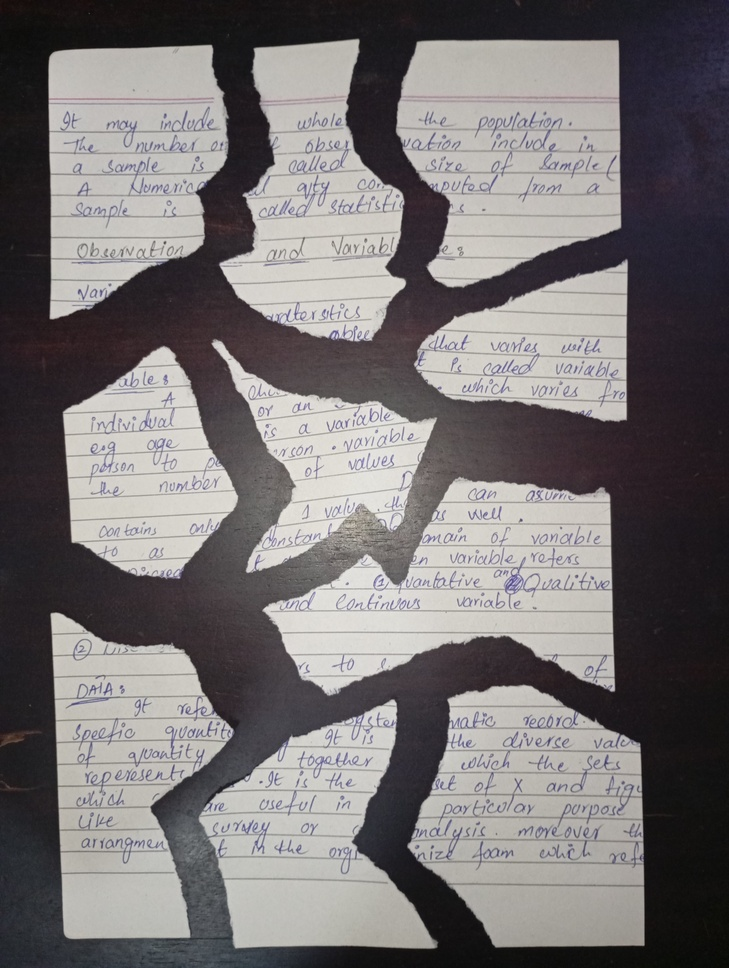
#> input picture Images/img76.jpeg, 729 x 968 px, shrunk from 3072 x 4080 before the run, found by its file name
$ jupyter execute test1.ipynb
#> lines starting #> are read from the running program, lines starting #| are printed output that depends on the picture; after the words box and inside, x2 and y2 are one past the last pixel; in counts of white or black regions, pixels touching at a corner belong together
[cell 1]
import cv2
import numpy as np
import matplotlib.pyplot as plt

def segment_and_reconstruct(image_path):
    # 1. Load the image
    img = cv2.imread(image_path)
#> img is the input picture: shape (968, 729, 3); mean B, G, R 115.7, 115, 118.9
    if img is None:
        print("Error: Image could not be loaded.")
        return

    h, w, c = img.shape
#> h = 968; w = 729; c = 3

    # 2. Preprocess to separate paper pieces from the dark background
    gray = cv2.cvtColor(img, cv2.COLOR_BGR2GRAY)

    # Using Otsu's thresholding to separate white paper from dark gaps/wood background
    _, thresh = cv2.threshold(gray, 0, 255, cv2.THRESH_BINARY + cv2.THRESH_OTSU)
#> thresh: shape (968, 729); 50.7% white; 1298 black regions (1283 under 20 px), largest, box (x1, y1, x2, y2) and area: (0, 0, 729, 968) 342867, (374, 534, 422, 585) 937, (446, 828, 462, 859) 54

    # Clean up noise using morphological operations
    kernel = cv2.getStructuringElement(cv2.MORPH_RECT, (5, 5))
    thresh = cv2.morphologyEx(thresh, cv2.MORPH_CLOSE, kernel)
#> thresh: shape (968, 729); 51.6% white; 4 black regions, box (x1, y1, x2, y2) and area: (0, 0, 729, 968) 341138, (383, 558, 409, 584) 486, (343, 553, 349, 559) 36, (387, 545, 393, 550) 30
    thresh = cv2.morphologyEx(thresh, cv2.MORPH_OPEN, kernel)
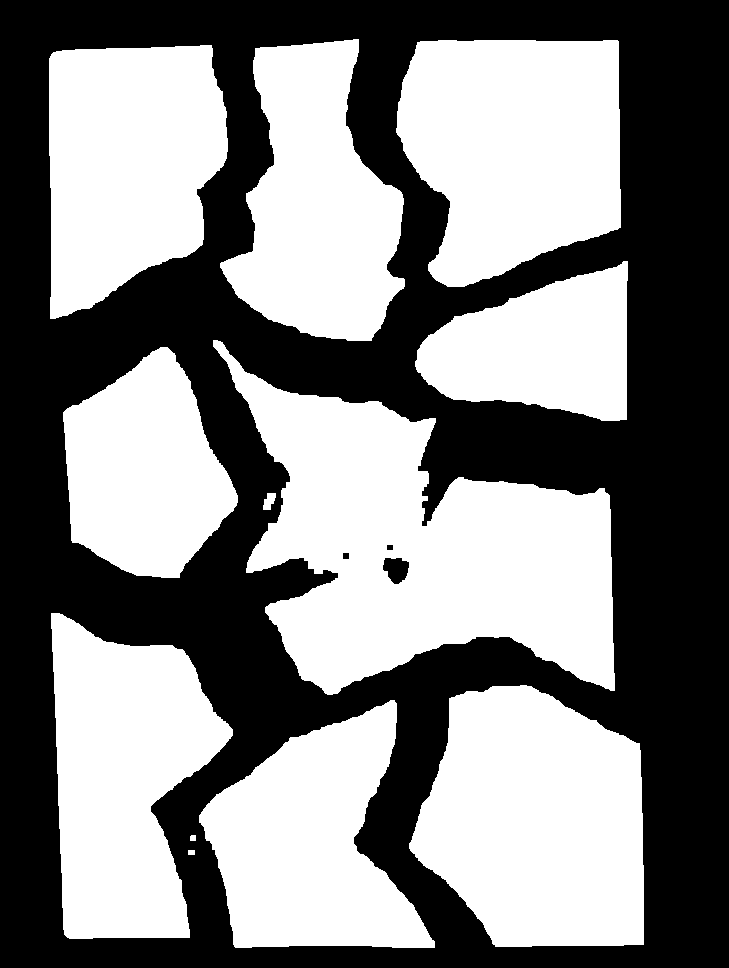
#> thresh: shape (968, 729); 51.5% white; 4 black regions

    # 3. Find individual contours of each piece of paper
    contours, _ = cv2.findContours(thresh, cv2.RETR_EXTERNAL, cv2.CHAIN_APPROX_SIMPLE)
#> contours = 12 contours; largest, box (x1, y1, x2, y2) and area: (213, 340, 615, 695) 72116, (409, 685, 644, 947) 47795, (396, 40, 621, 287) 43940, (51, 613, 233, 939) 39102, (49, 45, 228, 319) 38064

    # Filter out tiny specks or noise (keep only large fragments)
    min_area = (h * w) * 0.01  # Piece must cover at least 1% of the image area
#> min_area = 7056.7
    fragments = [c for c in contours if cv2.contourArea(c) > min_area]
#> fragments = 9 contours; largest, box (x1, y1, x2, y2) and area: (213, 340, 615, 695) 72116, (409, 685, 644, 947) 47795, (396, 40, 621, 287) 43940, (51, 613, 233, 939) 39102, (49, 45, 228, 319) 38064

    print(f"Detected {len(fragments)} distinct paper fragments.")
#| Detected 9 distinct paper fragments.

    # Base canvas to reconstruct the document onto
    # We make it slightly larger to allow for adjustments
    canvas = np.zeros((h * 2, w * 2, c), dtype=np.uint8)
    canvas_center_y, canvas_center_x = h, w
#> canvas_center_y = 968; canvas_center_x = 729

    # 4. Extract each individual fragment as its own transparent/masked layer
    fragment_layers = []
    for idx, contour in enumerate(fragments):
        # Create a mask just for this specific piece
        mask = np.zeros_like(gray)
        cv2.drawContours(mask, [contour], -1, 255, thickness=cv2.FILLED)

        # Extract the piece out into its own image layer
        piece = cv2.bitwise_and(img, img, mask=mask)

        # Get the bounding box of the piece to isolate its coordinates
        x, y, pw, ph = cv2.boundingRect(contour)
        cropped_piece = piece[y:y+ph, x:x+pw]
        cropped_mask = mask[y:y+ph, x:x+pw]

        fragment_layers.append({
            'id': idx,
            'image': cropped_piece,
            'mask': cropped_mask,
            'orig_x': x,
            'orig_y': y,
            'width': pw,
            'height': ph
        })
#> this loop made 9 passes
#> (x, y, pw, ph) on passes 1 to 9: (199, 700, 236, 248), (409, 685, 235, 262), (51, 613, 182, 326), (63, 347, 175, 231), (213, 340, 402, 355), (415, 261, 213, 160), (49, 45, 179, 274), (396, 40, 225, 247), (220, 39, 185, 302)
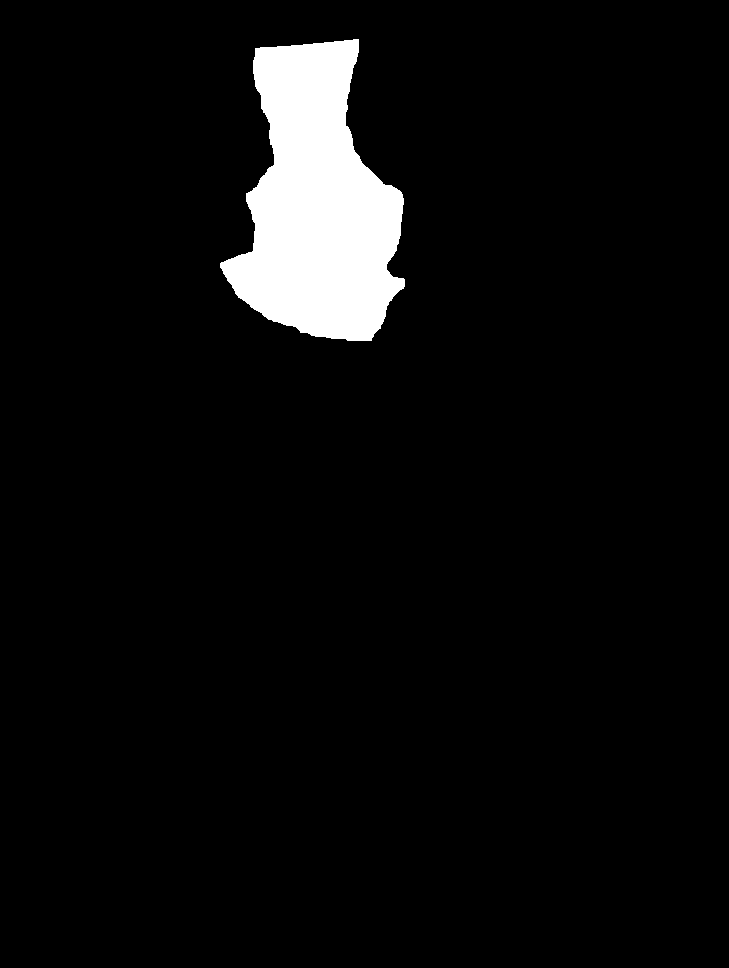
#> mask: shape (968, 729); 5% white; 1 white region, box (x1, y1, x2, y2) and area: (220, 39, 405, 341) 35250
#> after the loop, fragment_layers = 9 items

    # 5. Alignment Engine (Puzzle Solving)
    # Note: To merge perfectly, pieces need to be translated to close the gap.
    # We use the top-left piece (or first large piece) as the anchor point.

    # Let's initialize the canvas with the first fragment placed at the center
    anchor = fragment_layers[0]
#> anchor = 7 items
    ay, ax = canvas_center_y, canvas_center_x
#> ay = 968; ax = 729

    # Place the anchor piece down
    canvas[ay:ay+anchor['height'], ax:ax+anchor['width']] = anchor['image']

    # For the remaining pieces, we need to calculate their shift relative to the anchor.
    # Because they are separated by gap lines, standard keypoint detectors (SIFT/ORB) struggle.
    # Instead, we align based on minimizing the distance between the horizontal lines on the notebook paper.

    for layer in fragment_layers[1:]:
        # Calculate optimal translation vector (dx, dy)
        # For a standard photo, we can approximate the offset by evaluating line continuation.

        # --- PLACEHOLDER FOR RE-ALIGNMENT MANUAL/AUTO CORRECTION ---
        # Calculate how much to move the piece to close the dark gap.
        # Here we attempt to approximate by subtracting a rough estimate of the gap width (e.g., ~40-80 pixels)
        # toward the anchor's direction.

        dx = anchor['orig_x'] - layer['orig_x']
        dy = anchor['orig_y'] - layer['orig_y']

        # Fine-tune translation to snap the notebook lines together:
        # We look at the original spatial layout and pull them closer together by removing the gap offset
        gap_reduction_factor = 0.85 # Shrink the distance between them to eliminate the dark gaps

        target_x = int(ax - (dx * gap_reduction_factor))
        target_y = int(ay - (dy * gap_reduction_factor))

        # Paste the piece down onto the canvas using its mask to avoid overwriting with black pixels
        p_h, p_w = layer['height'], layer['width']

        # Ensure coordinates stay within canvas bounds
        if (target_y >= 0 and target_y + p_h < canvas.shape[0] and
            target_x >= 0 and target_x + p_w < canvas.shape[1]):

            # Region of Interest on the canvas
            roi = canvas[target_y:target_y+p_h, target_x:target_x+p_w]

            # Combine the new piece with the existing canvas elements
            piece_mask_inv = cv2.bitwise_not(layer['mask'])
            roi_bg = cv2.bitwise_and(roi, roi, mask=piece_mask_inv)
            roi_fg = cv2.bitwise_and(layer['image'], layer['image'], mask=layer['mask'])

            canvas[target_y:target_y+p_h, target_x:target_x+p_w] = cv2.add(roi_bg, roi_fg)
#> this loop made 8 passes
#> (dx, dy, target_x, target_y, p_h, p_w) on passes 1 to 8: (-210, 15, 907, 955, 262, 235), (148, 87, 603, 894, 326, 182), (136, 353, 613, 667, 231, 175), (-14, 360, 740, 662, 355, 402), (-216, 439, 912, 594, 160, 213), (150, 655, 601, 411, 274, 179), (-197, 660, 896, 407, 247, 225), (-21, 661, 746, 406, 302, 185)
#> pass 1, in segment_and_reconstruct, `roi_fg = cv2.bitwise_and(layer['image'], layer['image'], mask=layer['m..`:
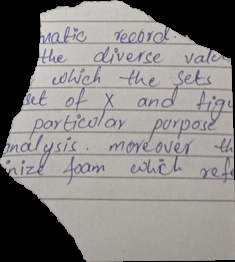
#> roi_fg: shape (262, 235, 3); mean of channels 0, 1, 2 129.4, 131.6, 133.9; drawn as B, G, R
#> after the loop:
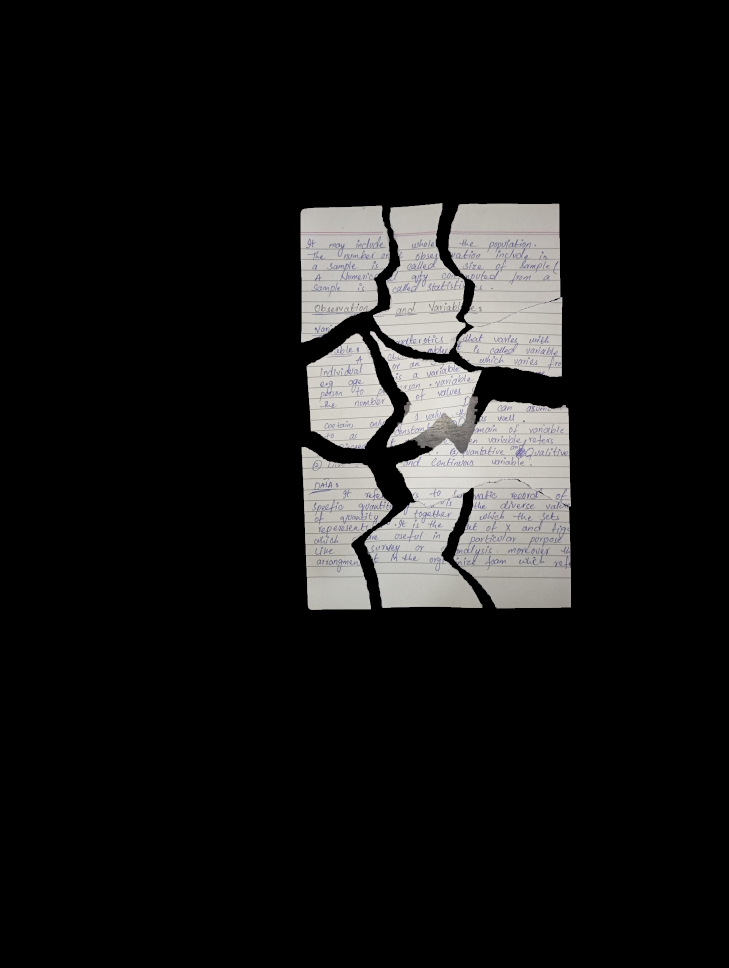
#> canvas: shape (1936, 1458, 3) (shown at 1/2 size); mean of channels 0, 1, 2 23.4, 23.8, 24.2; drawn as B, G, R
#> after the loop:
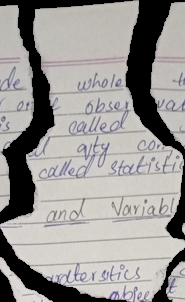
#> roi: shape (302, 185, 3); mean of channels 0, 1, 2 148.9, 151, 153.7; drawn as B, G, R
#> after the loop:
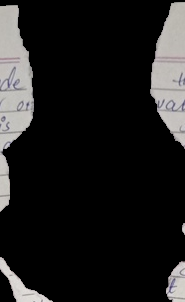
#> roi_bg: shape (302, 185, 3); mean of channels 0, 1, 2 29.6, 29.9, 30.4; drawn as B, G, R

    # 6. Crop out empty margins from the final canvas
    gray_canvas = cv2.cvtColor(canvas, cv2.COLOR_BGR2GRAY)
    _, thresh_canvas = cv2.threshold(gray_canvas, 1, 255, cv2.THRESH_BINARY)
#> thresh_canvas: shape (1936, 1458); 12.8% white; 6 white regions, box (x1, y1, x2, y2) and area: (729, 662, 1142, 1217) 154094, (896, 407, 1125, 754) 66538, (603, 894, 785, 1220) 39551, (601, 411, 780, 685) 38460, (746, 406, 931, 708) 35250, (613, 667, 788, 898) 27360
    x, y, cw, ch = cv2.boundingRect(thresh_canvas)
#> x = 601; y = 406; cw = 541; ch = 814
    final_result = canvas[y:y+ch, x:x+cw]

    # Save the output
    plt.imshow(final_result)
    plt.title("Reconstructed Document")
    plt.axis("off")
    plt.show()
    print("Reconstructed image saved as 'stitched_document.jpg'")

# Run the function on your image
segment_and_reconstruct('D:\PythonProject1\Intern\Images\img76.jpeg')

[cell 2]
import cv2
import numpy as np
import matplotlib.pyplot as plt

def display_detected_fragments(image_path):
    # 1. Load the image
    img = cv2.imread(image_path)
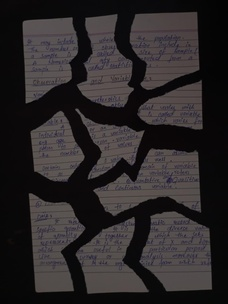
#> input picture Images/img78.jpeg, 228 x 304 px, shrunk from 963 x 1280 before the run, found by its file name
#> img is the input picture: shape (304, 228, 3); mean B, G, R 40.6, 39.6, 43.5
    if img is None:
        print("Error: Image could not be loaded. Check your file path.")
        return

    # Convert from BGR to RGB for correct Matplotlib color display
    img_rgb = cv2.cvtColor(img, cv2.COLOR_BGR2RGB)
    h, w, c = img.shape
#> h = 304; w = 228; c = 3

    # 2. Preprocess to separate paper pieces from the dark background
    gray = cv2.cvtColor(img, cv2.COLOR_BGR2GRAY)
#> gray: shape (304, 228)

    # Otsu's thresholding to separate white paper from dark gaps
    _, thresh = cv2.threshold(gray, 0, 255, cv2.THRESH_BINARY + cv2.THRESH_OTSU)
#> thresh: shape (304, 228); 48.1% white; 10 white regions, largest, box (x1, y1, x2, y2) and area: (139, 211, 212, 291) 4463, (93, 148, 201, 216) 4239, (130, 12, 199, 90) 4172

    # Clean up noise using morphological operations
    kernel = cv2.getStructuringElement(cv2.MORPH_RECT, (5, 5))
#> kernel = [[1, 1, 1, 1, 1], [1, 1, 1, 1, 1], [1, 1, 1, 1, 1], [1, 1, 1, 1, 1], [1, 1, 1, 1, 1]]
    thresh = cv2.morphologyEx(thresh, cv2.MORPH_CLOSE, kernel)
#> thresh: shape (304, 228); 48.2% white; 10 white regions, largest, box (x1, y1, x2, y2) and area: (139, 211, 212, 291) 4471, (93, 148, 201, 216) 4267, (130, 12, 199, 90) 4191
    thresh = cv2.morphologyEx(thresh, cv2.MORPH_OPEN, kernel)
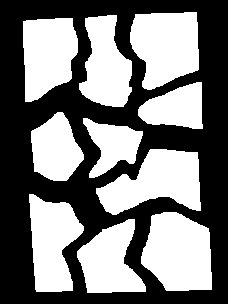
#> thresh: shape (304, 228); 48% white; 10 white regions

    # 3. Find individual contours of each piece of paper
    contours, _ = cv2.findContours(thresh, cv2.RETR_EXTERNAL, cv2.CHAIN_APPROX_SIMPLE)
#> contours = 10 contours; largest, box (x1, y1, x2, y2) and area: (141, 212, 212, 291) 4342, (96, 149, 201, 215) 4097, (130, 12, 199, 90) 4062, (23, 18, 78, 102) 3524, (29, 194, 84, 292) 3514

    # Filter out tiny noise (keep only fragments larger than 1% of the total image area)
    min_area = (h * w) * 0.01
#> min_area = 693.1
    fragments = [c for c in contours if cv2.contourArea(c) > min_area]
#> fragments has the same summary as contours

    print(f"Detected {len(fragments)} distinct paper fragments.")
#| Detected 10 distinct paper fragments.

    # 4. Draw bounding highlights on a copy of the original image
    highlighted_img = img_rgb.copy()

    # 5. Extract and plot each individual fragment
    num_fragments = len(fragments)
#> num_fragments = 10

    # Create a grid layout to plot individual pieces side-by-side
    # We add +1 to the columns to show the overview image first
    cols = 3
    rows = (num_fragments + 1 + (cols - 1)) // cols
#> rows = 4

    plt.figure(figsize=(15, rows * 4))

    # Plot 1: Show all detected areas on the original image
    for idx, contour in enumerate(fragments):
        cv2.drawContours(highlighted_img, [contour], -1, (255, 0, 0), 4) # Blue outline
        x, y, pw, ph = cv2.boundingRect(contour)
        cv2.putText(highlighted_img, f"ID: {idx}", (x + 10, y + 40),
                    cv2.FONT_HERSHEY_SIMPLEX, 1.2, (0, 0, 255), 3)
#> this loop made 10 passes
#> (x, y, pw, ph) on passes 1 to 10: (77, 219, 69, 74), (141, 212, 71, 79), (29, 194, 55, 98), (96, 149, 105, 66), (83, 118, 60, 60), (31, 112, 53, 69), (138, 82, 65, 47), (23, 18, 55, 84), (79, 15, 53, 92), (130, 12, 69, 78)
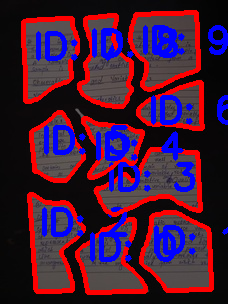
#> highlighted_img: shape (304, 228, 3); mean R, G, B 67.2, 25.5, 55.1

    plt.subplot(rows, cols, 1)
    plt.imshow(highlighted_img)
    plt.title("Overview: Detected Outlines")
    plt.axis("off")

    # Plot remaining subplots: Individual cropped pieces
    for idx, contour in enumerate(fragments):
        mask = np.zeros_like(gray)
        cv2.drawContours(mask, [contour], -1, 255, thickness=cv2.FILLED)

        # Isolate the current piece
        piece = cv2.bitwise_and(img_rgb, img_rgb, mask=mask)

        # Crop to its bounding box boundaries
        x, y, pw, ph = cv2.boundingRect(contour)
        cropped_piece = piece[y:y+ph, x:x+pw]

        plt.subplot(rows, cols, idx + 2)
        plt.imshow(cropped_piece)
        plt.title(f"Fragment ID: {idx}")
        plt.axis("off")
#> mask: shape (304, 228); 6% white; 1 white region, box (x1, y1, x2, y2) and area: (130, 12, 199, 90) 4187

    plt.tight_layout()
    plt.show()
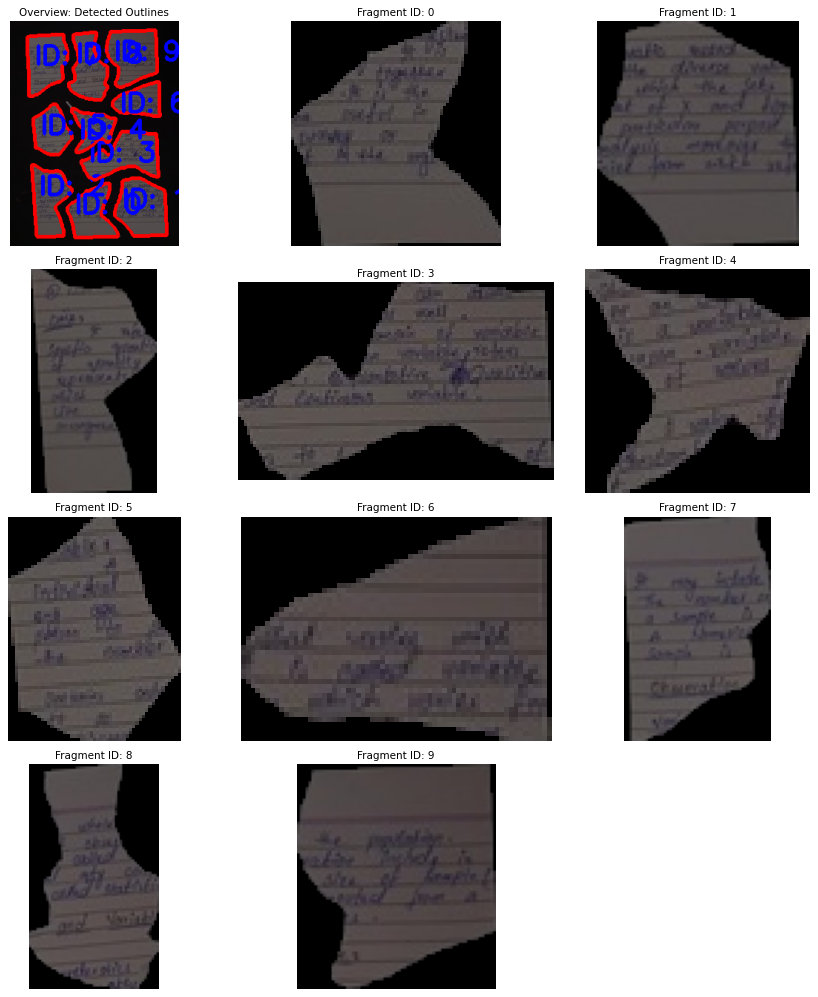
#> figure drawn by matplotlib, 11 panels

# Execute the isolated detection display
display_detected_fragments(r'D:\PythonProject1\Intern\Images\img78.jpeg')
